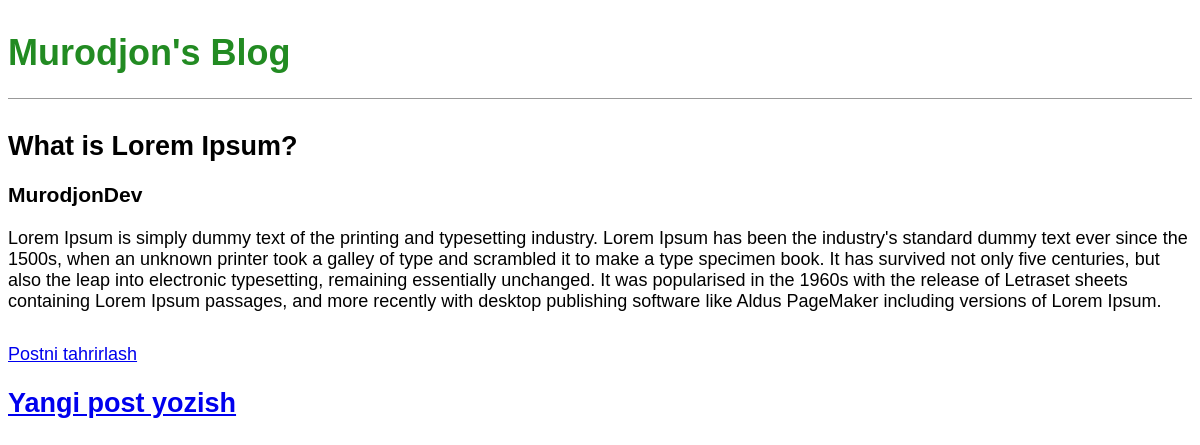
/post/1, run on the app's committed database.
### blog/models.py (models this page shows, shortened)
class Post(models.Model):
    title = models.CharField(max_length=200)
    author = models.ForeignKey('auth.User', on_delete=models.CASCADE)
    body = models.TextField()

### blog/views.py (the view)
# urls.py: path('post/<int:pk>', BlogDetailView.as_view(), name='post_detail')
class BlogDetailView(DetailView):
    model = Post
    template_name = 'post_detail.html'

### templates/post_detail.html
{% extends 'base.html' %}
{% block content %}
    <div class="post-entry">
        <h2>{{ post.title }}
        <h3> {{ post.author }}</h3>
        <p> {{ post.body }}</p>
    </div>
    <a href="{% url 'post_edit' post.pk %}">Postni tahrirlash</a>
{% endblock content %}

### static/css/base.css (style rules this page uses)
body { font-family: 'Noto Sans JP', sans-serif; font-size: 18px; }
.post-entry { margin-bottom: 2rem; }
.post-entry h2 { margin: 0.5rem 0; }
.post-entry p { margin: 0; font-weight: 400; }

### data on the page
Post: title "What is Lorem Ipsum?", author "MurodjonDev", body "Lorem Ipsum is simply dummy text of the printing and typesetting industry. Lorem Ipsum has been the industry's standard dummy text ever since the 1500s, when an unknown printer took a galley of type and scrambled it to make a type specimen book. It has survived not only five centuries, but also the leap into electronic typesetting, remaining essentially unchanged. It was popularised in the 1960s with the release of Letraset sheets containing Lorem Ipsum passages, and more recently with desktop publishing software like Aldus PageMaker including versions of Lorem Ipsum."
